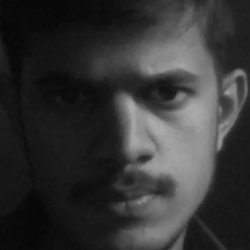
#> input picture src/data/datasets/krishna/1.png, 250 x 250 px, given in place of the camera
$ python create_data.py
#> lines starting #> are read from the running program, lines starting #| are printed output that depends on the picture; after the words box and inside, x2 and y2 are one past the last pixel; in counts of white or black regions, pixels touching at a corner belong together
# Creating database
# It captures images and stores them in datasets
# folder under the folder name of sub_data
import cv2, sys, numpy, os
haar_file = 'haarcascade_frontalface_default.xml'

# All the faces data will be
# present this folder
datasets = 'datasets'


# These are sub data sets of folder,
# for my faces I've used my name you can
# change the label here
sub_data = 'sanjay'

path = os.path.join(datasets, sub_data)
if not os.path.isdir(path):
	os.mkdir(path)

# defining the size of images
(width, height) = (500, 500)

#'0' is used for my webcam,
# if you've any other camera
# attached use '1' like this
face_cascade = cv2.CascadeClassifier(haar_file)
webcam = cv2.VideoCapture(0)

# The program loops until it has 20 images of the face.
count = 1
while count < 20:
	(_, im) = webcam.read()
#> im is the input picture: shape (250, 250, 3); min 6, max 172, mean 52.6
	gray = cv2.cvtColor(im, cv2.COLOR_BGR2GRAY)
	faces = face_cascade.detectMultiScale(gray, 1.3, 4)
#> faces = [[30, 24, 196, 196]]
	for (x, y, w, h) in faces:
		cv2.rectangle(im, (x, y), (x + w, y + h), (255, 0, 0), 2)
		face = gray[y:y + h, x:x + w]
		face_resize = cv2.resize(face, (width, height))
		cv2.imwrite('% s/% s.png' % (path, count), face_resize)
#> this loop made 1 pass
#> pass 1, `face = gray[y:y + h, x:x + w]`:
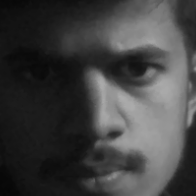
#> face: shape (196, 196); min 6, max 172, mean 64.9
#> after the loop:
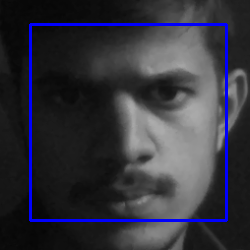
#> im: shape (250, 250, 3); 3.76% of pixels changed, all inside (x1, y1, x2, y2) = (29, 23, 228, 222)
	count += 1

	cv2.imshow('OpenCV', im)
	key = cv2.waitKey(10)
#> (key Esc is pressed here)
	if key == 27:
		break

$ run again, on src/data/datasets/krishna/12.png
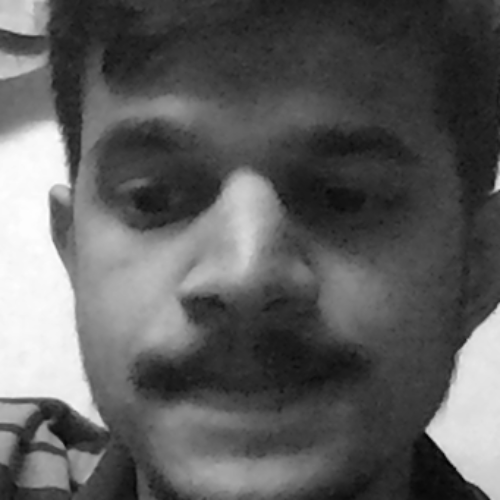
#> input picture src/data/datasets/krishna/12.png, 500 x 500 px, given in place of the camera
#> im is the input picture: shape (500, 500, 3); min 3, max 254, mean 93.4
#> faces = [[29, 40, 430, 430]]
#> the loop `for (x, y, w, h) in faces:` made 1 pass
#> pass 1, `face = gray[y:y + h, x:x + w]`:
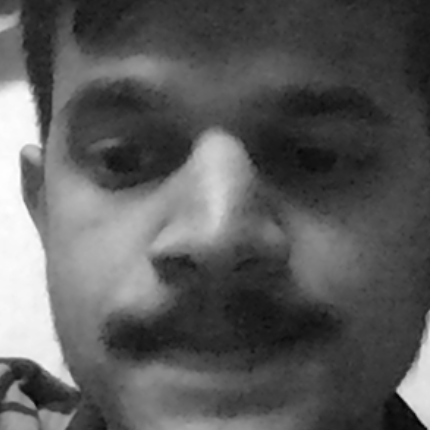
#> face: shape (430, 430); min 3, max 254, mean 90.8
#> after the loop `for (x, y, w, h) in faces:`:
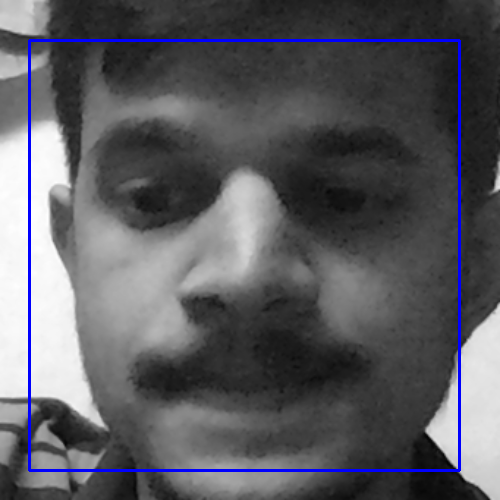
#> im: shape (500, 500, 3); 2.06% of pixels changed, all inside (x1, y1, x2, y2) = (28, 39, 461, 472)
